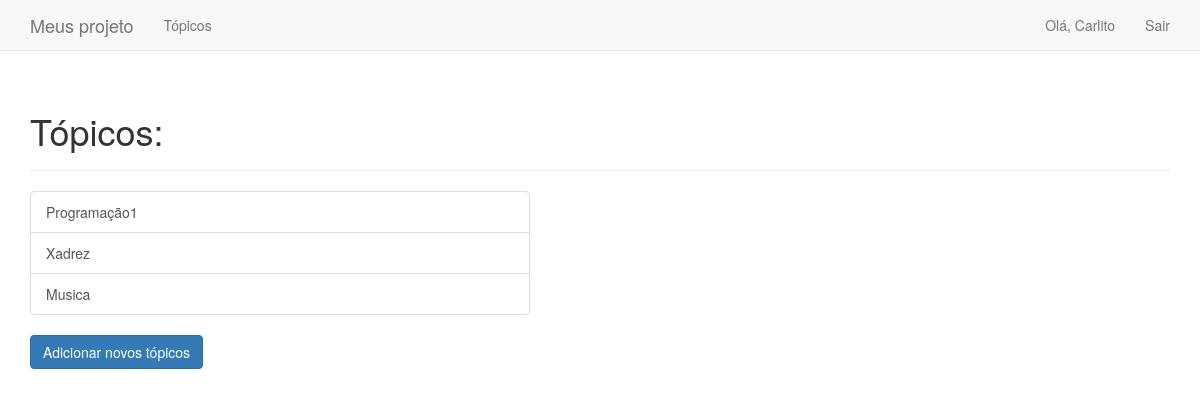
Page /topics (signed in) on the committed database.
### Meus_projeto/models.py (models this page shows)
class Topic(models.Model):
    text = models.CharField(max_length=200)
    date_added = models.DateTimeField(auto_now_add=True)
    owner= models.ForeignKey(User, on_delete=models.CASCADE)
    def __str__(self):
        return self.text

### Meus_projeto/views.py (the view)
# urls.py: path('topics', views.topics, name='topics'),
@login_required
def topics(request):
    topics= Topic.objects.filter(owner= request.user).order_by('date_added')
    context= {'topics': topics}
    return render(request, 'Meus_projeto/topics.html', context)

### Meus_projeto/templates/Meus_projeto/topics.html
{% extends "Meus_projeto/base.html" %}
{% load bootstrap3 %}
{% block header%}
    <h1 >Tópicos: </h1>
{% endblock %}
{% block content %}
    <div style="max-width: 500px; margin-left: 0;">
        <div class="list-group">
            {% for topic in topics%}
                    <a href= "{% url 'topic' topic.id %}" class="list-group-item list-group-item-action">
                        {{ topic }}
                    </a>
            {% empty %}
                <p class="list-group-item disebled">Não há tópicos adicionados.</p>
            {% endfor %}
        </div>
    </div>
    <h3 class="mt-4">
        <a href= "{% url 'new_topic' %}" class="btn btn-primary""> Adicionar novos tópicos</a>
    </h3>
{% endblock content %}

### Meus_projeto/templates/Meus_projeto/base.html (shortened to what this page needs)
{% load bootstrap3 %}
<!DOCTYPE html>
<html lang="pt-br">
<head>
    {% bootstrap_css %}
</head>
<body>
    <nav class="navbar navbar-default navbar-static-top">
        <div class="container">
            <div class="navbar-header">
                <a class= "navbar-brand" href="{% url 'index' %}">Meus projeto</a>
            </div>
            <div id="navbar" class="collapse navbar-collapse">
                <ul class="nav navbar-nav">
                    <li><a href="{% url 'topics' %}">Tópicos</a></li>
                </ul>
                <ul class="nav navbar-nav navbar-right">
                    {% if user.is_authenticated %}
                        <li><a>Olá, {{ user.username }}</a></li>
                        <li><a href="{% url 'logout' %}">Sair</a></li>
                    {% else %}
                        <li><a href="{% url 'register' %}">Cadastrar</a></li>
                        <li><a href="{% url 'login'%}">Entrar</a></li>
                    {% endif %}
                </ul>
            </div>
        </div>
    </nav>
    <div class="container">
        <div class="page-header">
            {% block header %}{% endblock header %}
        </div>
        <div>
            {% block content %}{% endblock content %}
        </div>
    </div>
</body>
</html>

### rows in the picture
Topic: text "Programação1"
Topic: text "Xadrez"
Topic: text "Musica"

### other values in the picture
{{ user.username }} "Carlito"
